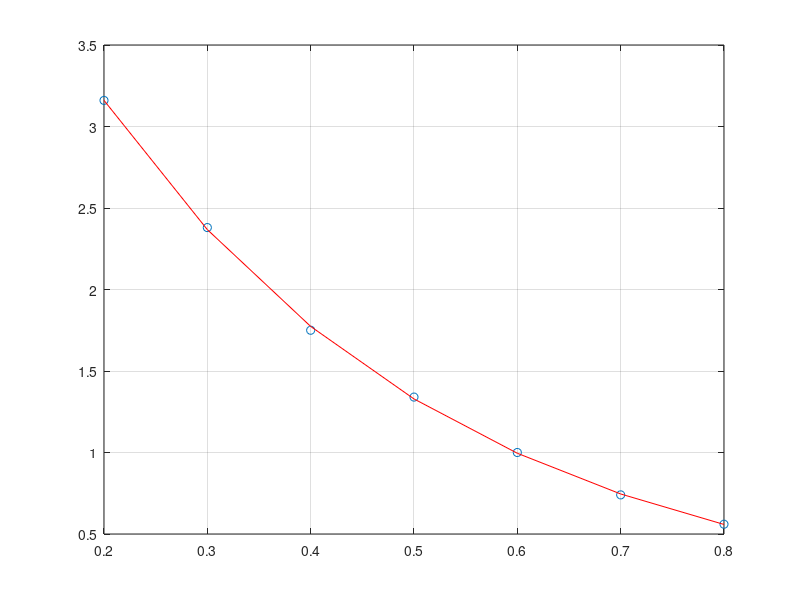

Write the MATLAB code that produced this figure.
clear
clc

x = [0.2:0.1:0.8];
y = [3.16 2.38 1.75 1.34 1 0.74 0.56];
% número de pontos
n = length(x);
% No caso exponencial, M é sempre 1 (problema está linearizado)
M = 1

z = log(y) %log(y) já realiza a operação vetorial

for i = 1 : M + 1
  for j = 1 : M + 1
    a(i,j) = 0;
    for k = 1 : n
       a(i,j) += x(k)^(j+i-2);
    endfor
  endfor
  b(i) = 0;
  for k = 1 : n
    b(i) += z(k)*x(k)^(i-1);
  endfor
endfor

printf("Matriz A:\n");
a
printf("Vetor B:\n");
b
printf("Determinante de A:\n");
d = det(a)
printf("Condicionamento de A:\n");
n_cond = cond(a)
% resolve o sistema linear
printf("Vetor C de coeficientes:\n");
c = a\b';
c(1) = exp(c(1))

% gera o vetor g(x) para construção do gráfico
for i = 1 : n
  g(i) = c(1) * exp(c(2) * x(i));
endfor

printf("Vetor G de aproximações g(x):\n");
g

erro = 0;
for i = 1 : n
  erro += (g(i) - y(i))^2;
endfor
printf("Vetor E de erro [g(x) - y(x)]²:\n");
erro

%plotando os pontos da tabela original
plot(x,y,'o')
grid
hold on
%plotando a curva de aproximação
plot(x,g,'r')
